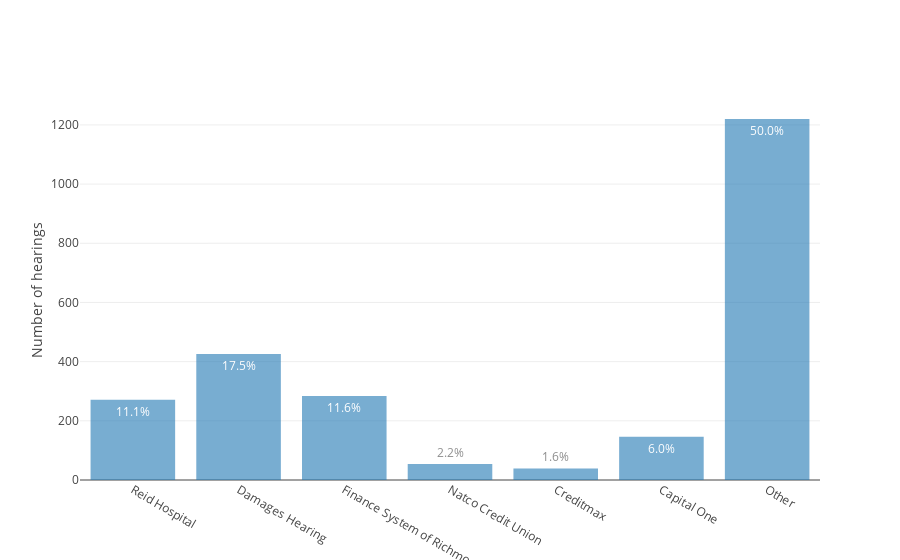

The notebook cell this image was saved under:
### Markdown cell above
## Civil collection cases by type

### Code cell
labels = ['Reid Hospital', 'Damages Hearing', 'Finance System of Richmond',
          'Natco Credit Union', 'Creditmax', 'Capital One', 'Other']
df_cc = filter_df(df, case_number='-CC-')
counts = [0]*7

counts[0] = rows(filter_df(df_cc, case_title='Reid Hospital'))
counts[1] = rows(filter_df(df_cc, event='damage'))
counts[2] = rows(filter_df(df_cc, case_title='Fs V|Finance System'))
counts[3] = rows(filter_df(df_cc, case_title='Natco'))
counts[4] = rows(filter_df(df_cc, case_title='Creditmax'))
counts[5] = rows(filter_df(df_cc, case_title='Capital One'))
counts[6] = sum(counts[0:6])

bar_chart(labels, counts, ylabel='Number of hearings')

### Figure 1 — Plotly figure (JSON) as saved in the notebook; plotly's stock layout.template omitted (floating-point values rounded to 4 significant figures)
{"data": [{"opacity": 0.6, "text": ["11.1%", "17.5%", "11.6%", "2.2%", "1.6%", "6.0%", "50.0%"], "textposition": "auto", "type": "bar", "uid": "4beafd70-c85c-11e9-9877-6c4008929994", "x": ["Reid Hospital", "Damages Hearing", "Finance System of Richmond", "Natco Credit Union", "Creditmax", "Capital One", "Other"], "y": [271, 426, 284, 54, 39, 146, 1220]}], "layout": {"yaxis": {"title": "Number of hearings"}}}
